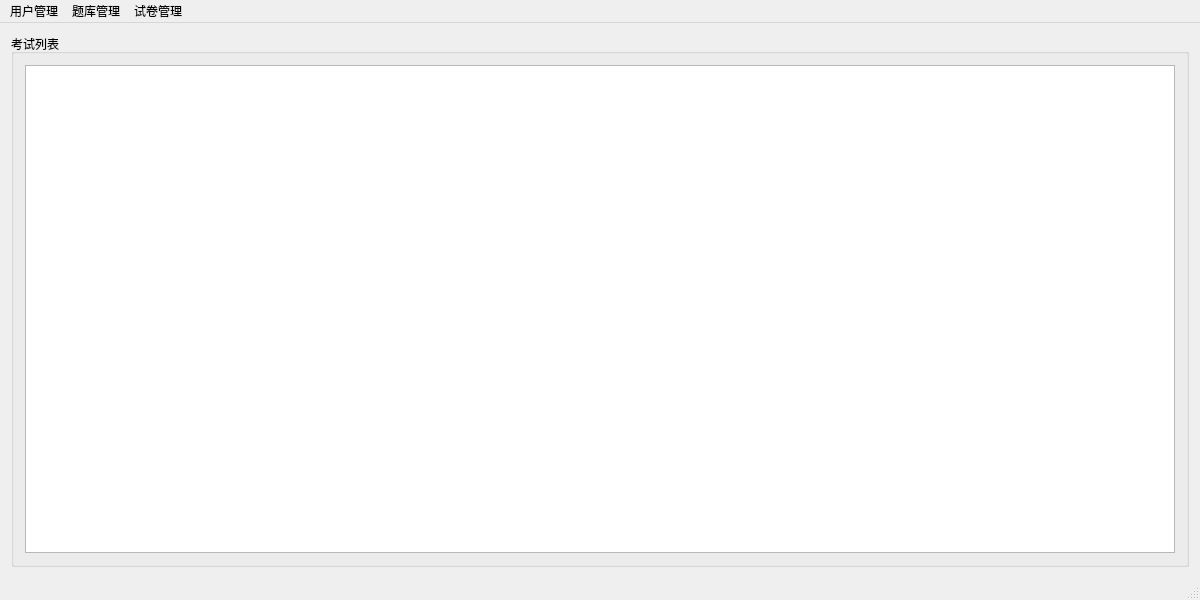
<?xml version="1.0" encoding="UTF-8"?>
<ui version="4.0">
 <class>MainWindowClass</class>
 <widget class="QMainWindow" name="MainWindowClass">
  <property name="geometry">
   <rect>
    <x>0</x>
    <y>0</y>
    <width>1200</width>
    <height>600</height>
   </rect>
  </property>
  <property name="windowTitle">
   <string>管理员主界面</string>
  </property>
  <widget class="QWidget" name="centralWidget">
   <layout class="QVBoxLayout" name="verticalLayout">
    <item>
     <widget class="QGroupBox" name="groupBox">
      <property name="title">
       <string>考试列表</string>
      </property>
      <layout class="QVBoxLayout" name="verticalLayout_2">
       <item>
        <widget class="QTableView" name="examTable"/>
       </item>
      </layout>
     </widget>
    </item>
   </layout>
  </widget>
  <widget class="QMenuBar" name="menuBar">
   <property name="geometry">
    <rect>
     <x>0</x>
     <y>0</y>
     <width>1200</width>
     <height>26</height>
    </rect>
   </property>
   <widget class="QMenu" name="QuestionBankMenu">
    <property name="title">
     <string>题库管理</string>
    </property>
    <property name="separatorsCollapsible">
     <bool>false</bool>
    </property>
    <widget class="QMenu" name="menu">
     <property name="title">
      <string>添加试题</string>
     </property>
     <addaction name="choice"/>
     <addaction name="multichoice"/>
     <addaction name="judge"/>
    </widget>
    <addaction name="menu"/>
    <addaction name="goQuestionBank"/>
   </widget>
   <widget class="QMenu" name="ExamMenu">
    <property name="title">
     <string>试卷管理</string>
    </property>
    <addaction name="createExam"/>
   </widget>
   <widget class="QMenu" name="menu_2">
    <property name="title">
     <string>用户管理</string>
    </property>
    <addaction name="user"/>
    <addaction name="logout"/>
   </widget>
   <addaction name="menu_2"/>
   <addaction name="QuestionBankMenu"/>
   <addaction name="ExamMenu"/>
  </widget>
  <widget class="QStatusBar" name="statusBar"/>
  <action name="goQuestionBank">
   <property name="text">
    <string>进入题库</string>
   </property>
  </action>
  <action name="createExam">
   <property name="text">
    <string>创建试卷</string>
   </property>
  </action>
  <action name="examInformation">
   <property name="text">
    <string>查看已有试卷</string>
   </property>
  </action>
  <action name="examData">
   <property name="text">
    <string>查看考试数据</string>
   </property>
  </action>
  <action name="choice">
   <property name="text">
    <string>单选题</string>
   </property>
  </action>
  <action name="judge">
   <property name="text">
    <string>判断题</string>
   </property>
  </action>
  <action name="multichoice">
   <property name="text">
    <string>多选题</string>
   </property>
  </action>
  <action name="user">
   <property name="text">
    <string>考生管理</string>
   </property>
  </action>
  <action name="logout">
   <property name="text">
    <string>注销</string>
   </property>
  </action>
 </widget>
 <layoutdefault spacing="6" margin="11"/>
 <resources>
  <include location="MainWindow.qrc"/>
 </resources>
 <connections/>
</ui>
